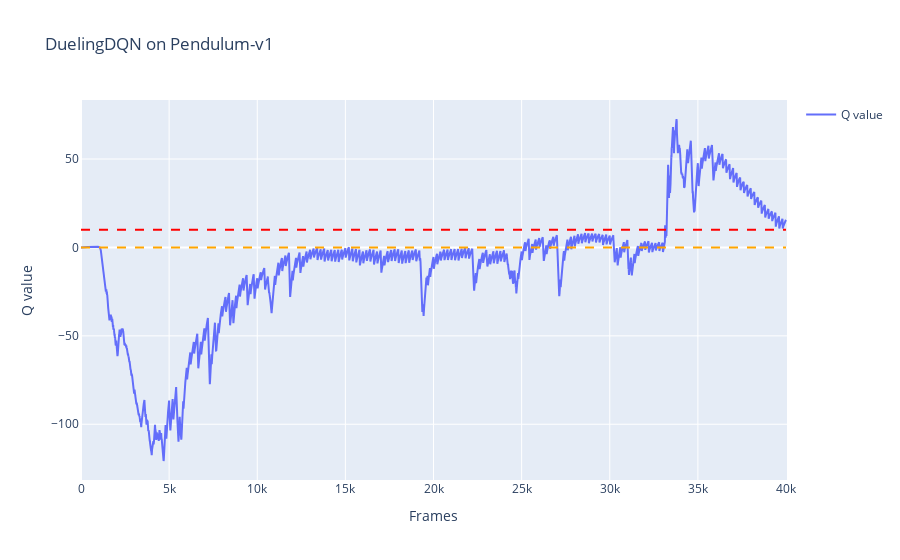

The cell this chart's notebook holds for it:
### Code cell
import plotly.graph_objects as go
import pandas as pd
df = pd.read_csv('DuelingDQN_mv_returns_data.csv')  # 从 CSV 文件中读取数据
fig = go.Figure()
fig.add_trace(go.Scatter(x=df['Frames'], y=df['Q value'], mode='lines', name='Q value'))

# 添加水平线 y=0
fig.add_shape(type='line',
              x0=df['Frames'].min(), x1=df['Frames'].max(),
              y0=0, y1=0,
              line=dict(color='orange', dash='dash'))

# 添加水平线 y=10
fig.add_shape(type='line',
              x0=df['Frames'].min(), x1=df['Frames'].max(),
              y0=10, y1=10,
              line=dict(color='red', dash='dash'))

fig.update_layout(
    title='DuelingDQN on Pendulum-v1',
    xaxis_title='Frames',
    yaxis_title='Q value',
    showlegend=True
)
fig.show()

### Figure 1 — Plotly figure (JSON) as saved in the notebook; plotly's stock layout.template omitted (floating-point values rounded to 4 significant figures; data arrays with more than 128 entries replaced by an {"elided": "..."} marker saying what was removed)
{"data": [{"mode": "lines", "name": "Q value", "type": "scatter", "x": {"elided": "40000 int values"}, "y": {"elided": "40000 float values"}}], "layout": {"shapes": [{"line": {"color": "orange", "dash": "dash"}, "type": "line", "x0": 0, "x1": 39999, "y0": 0, "y1": 0}, {"line": {"color": "red", "dash": "dash"}, "type": "line", "x0": 0, "x1": 39999, "y0": 10, "y1": 10}], "showlegend": true, "title": {"text": "DuelingDQN on Pendulum-v1"}, "xaxis": {"title": {"text": "Frames"}}, "yaxis": {"title": {"text": "Q value"}}}}
